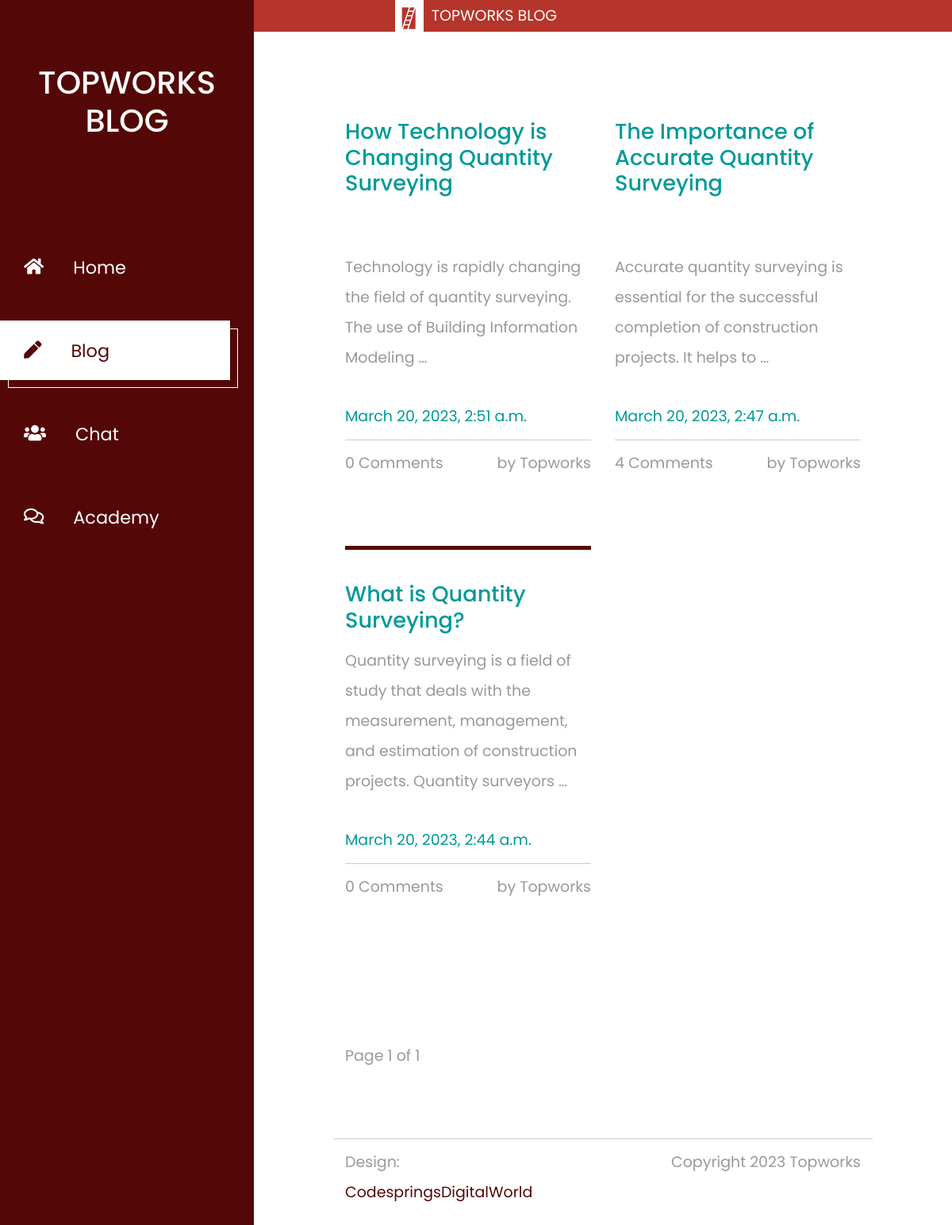
Page /blog on the committed database.
### blog/models.py (models this page shows, shortened)
class Post(models.Model):
    title = models.CharField(max_length = 200)
    image = models.ImageField(upload_to = 'images', blank = True, null = True)
    content = RichTextField(blank = True, null = True)
    author = models.CharField(max_length = 100, default = 'Topworks')
    published_date = models.DateTimeField(auto_now_add = True)
    def get_comment_number(self):
        return Comment.objects.filter(post = self).count()

### blog/views.py (the view)
# urls.py: path('blog', views.blog, name='blog'),
def blog(request):
    posts = Post.objects.order_by('-published_date')
    recent_posts = Post.objects.order_by('-published_date')
    p = Paginator(posts, 10)
    page = request.GET.get('page')
    posts = p.get_page(page)
    return render(request, 'blog/index.html', {'posts': posts, 'recent_posts': recent_posts})

### blog/templates/blog/index.html (shortened to what this page needs)
{% load static %}
<!DOCTYPE html>
<html lang="en">
<head>
	<link rel="stylesheet" href="fontawesome/css/all.min.css">
    <link href="{% static 'assets/css/bootstrap.min.css' %}" rel="stylesheet">
    <link href="{% static 'assets/css/templatemo-xtra-blog.css' %}" rel="stylesheet">
</head>
<body style="font-family: 'Poppins';">
	<header class="tm-header" id="tm-header">
        <div class="tm-header-wrapper">
            <div class="tm-site-header" style="display: flex; flex-direction: column; justify-content: center; gap: 20px">
                <h1 class="text-center" style="text-transform: uppercase;">Topworks Blog</h1>
            </div>
            <nav class="tm-nav" id="tm-nav">
                <ul>
                    <li class="tm-nav-item"><a href="{% url 'index' %}" class="tm-nav-link">
                        <i class="fas fa-home"></i>
                        Home
                    </a></li>
                    <li class="tm-nav-item active"><a href="{% url 'blog' %}" class="tm-nav-link">
                        <i class="fas fa-pen"></i>
                        Blog
                    </a></li>
                    <li class="tm-nav-item"><a target="_blank" href="https://wa.me/2347065469569" class="tm-nav-link">
                        <i class="fas fa-users"></i>
                        Chat
                    </a></li>
                    <li class="tm-nav-item"><a href="{% url 'academy' %}" class="tm-nav-link">
                        <i class="far fa-comments"></i>
                        Academy
                    </a></li>
                </ul>
            </nav>
        </div>
    </header>
    <div style="width: 100%; margin-top: 0px; background-color: #b5352b; height: 40px; color: white; text-align: center;"><img style="padding:1px;padding-right: 10px;padding-left: 5px; box-sizing: content-box; background-color: white; margin-right: 10px;" height="40px" src="{% static 'assets/images/logo2.png' %}">TOPWORKS BLOG</div>
    <div class="container-fluid">
        <main class="tm-main">
            <div class="row tm-row">
                {% for post in posts %}
                <article class="col-12 col-md-6 tm-post">
                    {% if forloop.counter0 >= 2 %}
                    <hr class="tm-hr-primary">
                    {% endif %}
                    <a href="{% url 'view-post' post.id %}" class="effect-lily tm-post-link tm-pt-10">
                        <h2 class="tm-pt-30 tm-color-primary tm-post-title">{{post.title}}</h2>
                    </a>
                    <p class="tm-pt-5">
                       {{post.content|safe|truncatewords:20}}
                    </p>
                    <div class="d-flex justify-content-between tm-pt-20">
                        <span class="tm-color-primary">{{post.published_date}}</span>
                    </div>
                    <hr>
                    <div class="d-flex justify-content-between">
                        <span>{{post.get_comment_number}} Comments</span>
                        <span>by {{post.author}}</span>
                    </div>
                </article>
                {% endfor %}
            </div>
            <div class="row tm-row tm-mt-100 tm-mb-75">
                <div class="tm-prev-next-wrapper" style="min-width: 500px;">
                    <span class="mr-3">Page {{posts.number}} of {{posts.paginator.num_pages}}</span>
                </div>
            </div>
            <footer class="row tm-row">
                <hr class="col-12">
                <div class="col-md-6 col-12 tm-color-gray">
                    Design: <a rel="nofollow" target="_parent" href="https://wa.me/2348107301938" class="tm-external-link">CodespringsDigitalWorld</a>
                </div>
                <div class="col-md-6 col-12 tm-color-gray tm-copyright">
                    Copyright 2023 Topworks
                </div>
            </footer>
        </main>
    </div>
</body>
</html>

### blog/static/assets/css/templatemo-xtra-blog.css (style rules this page uses)
html { overflow-x: hidden; }
body { margin: 0; padding: 0; font-family: 'Source Sans Pro', sans-serif; font-size: 19px; line-height: 2em; overflow-x: hidden; }
p, span { color: #999; }
hr { border-top-color: #CCC; margin-top: 10px; margin-bottom: 10px; }
.tm-header { background-color: #540707; color: white; position: fixed; top: 0; left: 0; bottom: 0; z-index: 100; width: 400px; overflow-y: visible; }
.tm-header-wrapper { overflow-y: scroll; scrollbar-width: none; -ms-overflow-style: none; padding: 30px; width: 100%; height: 100%; }
.tm-site-header { margin-top: 50px; margin-bottom: 115px; }
.tm-main { margin-left: 400px; padding: 80px 100px 25px; }
.tm-post { max-width: 470px; }
.tm-row { max-width: 980px; justify-content: space-between; }
.tm-nav { margin-bottom: 100px; }
.tm-nav-item { list-style: none; margin-bottom: 30px; }
.tm-nav-link { color: white; background-color: transparent; height: 75px; width: 100%; max-width: 300px; display: flex; align-items: center; font-size: 1.4rem; padding: 30px; }
.tm-nav-item:hover .tm-nav-link, .tm-nav-item.active .tm-nav-link { color: #540707; background-color: white; text-decoration: none; }
.tm-nav ul { position: relative; }
.tm-nav-item:hover:after, .tm-nav-item.active:after { content: ''; width: 100%; max-width: 300px; height: 75px; display: block; border: 1px solid white; margin-left: 10px; margin-top: -65px; position: absolute; z-index: -1000; }
.tm-nav-link i { margin-right: 37px; }
ul { margin: 0; padding: 0; }
.tm-nav { margin-left: -30px; }
.tm-post-link { display: block; position: relative; cursor: pointer; }
.tm-post { margin-bottom: 75px; }
.tm-post-title { font-size: 1.7rem; transition: all 0.3s ease; }
.tm-external-link { color: #540707; }
.tm-prev-next-wrapper, .tm-paging-wrapper { flex: 0 0 50%; max-width: 50%; padding-left: 15px; padding-right: 15px; }
.tm-copyright { text-align: right; }
hr.tm-hr-primary { border-top: 5px solid #540707; }
.tm-pt-20 { padding-top: 20px; }
.tm-pt-30 { padding-top: 30px; }
.tm-mb-75 { margin-bottom: 75px; }
.tm-mt-100 { margin-top: 100px; }
.tm-color-primary, span.tm-color-primary { color: #099; }
a.tm-color-gray, .tm-color-gray { color: #999; }
@media (max-width: 1540px) { .tm-header { width: 320px; } }
@media (max-width: 1540px) { .tm-main { margin-left: 320px; width: calc(100% - 320px); } }

### rows in the picture
Post: title "How Technology is Changing Quantity Surveying", content "Technology is rapidly changing the field of quantity surveying. The use of Building Information Modeling …", published_date "March 20, 2023, 2:51 a.m.", get_comment_number "0", author "Topworks"
Post: title "The Importance of Accurate Quantity Surveying", content "Accurate quantity surveying is essential for the successful completion of construction projects. It helps to …", published_date "March 20, 2023, 2:47 a.m.", get_comment_number "4", author "Topworks"
Post: title "What is Quantity Surveying?", content "Quantity surveying is a field of study that deals with the measurement, management, and estimation of construction projects. Quantity surveyors …", published_date "March 20, 2023, 2:44 a.m.", get_comment_number "0", author "Topworks"

### other values in the picture
{{ posts.number }} "1"
{{ posts.paginator.num_pages }} "1"
